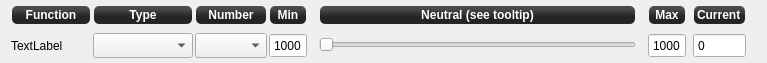
<?xml version="1.0" encoding="UTF-8"?>
<ui version="4.0">
 <class>inputChannelForm</class>
 <widget class="QWidget" name="inputChannelForm">
  <property name="geometry">
   <rect>
    <x>0</x>
    <y>0</y>
    <width>767</width>
    <height>63</height>
   </rect>
  </property>
  <property name="windowTitle">
   <string>Form</string>
  </property>
  <layout class="QGridLayout" name="gridLayout">
   <property name="topMargin">
    <number>1</number>
   </property>
   <property name="bottomMargin">
    <number>1</number>
   </property>
   <property name="horizontalSpacing">
    <number>2</number>
   </property>
   <property name="verticalSpacing">
    <number>0</number>
   </property>
   <item row="2" column="5">
    <spacer name="horizontalSpacer">
     <property name="orientation">
      <enum>Qt::Horizontal</enum>
     </property>
     <property name="sizeType">
      <enum>QSizePolicy::Fixed</enum>
     </property>
     <property name="sizeHint" stdset="0">
      <size>
       <width>10</width>
       <height>20</height>
      </size>
     </property>
    </spacer>
   </item>
   <item row="2" column="4">
    <widget class="QSpinBox" name="channelMin">
     <property name="minimumSize">
      <size>
       <width>0</width>
       <height>25</height>
      </size>
     </property>
     <property name="focusPolicy">
      <enum>Qt::StrongFocus</enum>
     </property>
     <property name="toolTip">
      <string>Set minimum input value</string>
     </property>
     <property name="buttonSymbols">
      <enum>QAbstractSpinBox::NoButtons</enum>
     </property>
     <property name="maximum">
      <number>9999</number>
     </property>
     <property name="value">
      <number>1000</number>
     </property>
    </widget>
   </item>
   <item row="2" column="3">
    <widget class="QComboBox" name="channelNumberDropdown">
     <property name="sizePolicy">
      <sizepolicy hsizetype="Maximum" vsizetype="Fixed">
       <horstretch>4</horstretch>
       <verstretch>0</verstretch>
      </sizepolicy>
     </property>
     <property name="minimumSize">
      <size>
       <width>0</width>
       <height>25</height>
      </size>
     </property>
     <property name="maximumSize">
      <size>
       <width>80</width>
       <height>16777215</height>
      </size>
     </property>
     <property name="focusPolicy">
      <enum>Qt::StrongFocus</enum>
     </property>
     <property name="toolTip">
      <string>Channel number</string>
     </property>
     <property name="maxVisibleItems">
      <number>7</number>
     </property>
    </widget>
   </item>
   <item row="2" column="2">
    <widget class="QComboBox" name="channelGroup">
     <property name="sizePolicy">
      <sizepolicy hsizetype="Maximum" vsizetype="Fixed">
       <horstretch>6</horstretch>
       <verstretch>0</verstretch>
      </sizepolicy>
     </property>
     <property name="minimumSize">
      <size>
       <width>0</width>
       <height>25</height>
      </size>
     </property>
     <property name="maximumSize">
      <size>
       <width>100</width>
       <height>16777215</height>
      </size>
     </property>
     <property name="focusPolicy">
      <enum>Qt::StrongFocus</enum>
     </property>
     <property name="toolTip">
      <string>Channel input type</string>
     </property>
    </widget>
   </item>
   <item row="2" column="7">
    <spacer name="horizontalSpacer_2">
     <property name="orientation">
      <enum>Qt::Horizontal</enum>
     </property>
     <property name="sizeType">
      <enum>QSizePolicy::Fixed</enum>
     </property>
     <property name="sizeHint" stdset="0">
      <size>
       <width>10</width>
       <height>20</height>
      </size>
     </property>
    </spacer>
   </item>
   <item row="2" column="1">
    <widget class="QLabel" name="channelName">
     <property name="sizePolicy">
      <sizepolicy hsizetype="Minimum" vsizetype="Preferred">
       <horstretch>0</horstretch>
       <verstretch>0</verstretch>
      </sizepolicy>
     </property>
     <property name="minimumSize">
      <size>
       <width>80</width>
       <height>25</height>
      </size>
     </property>
     <property name="text">
      <string>TextLabel</string>
     </property>
    </widget>
   </item>
   <item row="0" column="8">
    <widget class="QLabel" name="legend5">
     <property name="enabled">
      <bool>true</bool>
     </property>
     <property name="sizePolicy">
      <sizepolicy hsizetype="Minimum" vsizetype="Fixed">
       <horstretch>0</horstretch>
       <verstretch>0</verstretch>
      </sizepolicy>
     </property>
     <property name="minimumSize">
      <size>
       <width>0</width>
       <height>20</height>
      </size>
     </property>
     <property name="font">
      <font>
       <weight>75</weight>
       <italic>false</italic>
       <bold>true</bold>
      </font>
     </property>
     <property name="styleSheet">
      <string notr="true">background-color: qlineargradient(spread:reflect, x1:0.507, y1:0, x2:0.507, y2:0.772, stop:0.208955 rgba(74, 74, 74, 255), stop:0.78607 rgba(36, 36, 36, 255));
color: rgb(255, 255, 255);
border-radius: 5;
font:bold;
margin:1px;</string>
     </property>
     <property name="text">
      <string>Max</string>
     </property>
     <property name="alignment">
      <set>Qt::AlignCenter</set>
     </property>
    </widget>
   </item>
   <item row="2" column="6">
    <widget class="TextBubbleSlider" name="channelNeutral">
     <property name="sizePolicy">
      <sizepolicy hsizetype="MinimumExpanding" vsizetype="Fixed">
       <horstretch>0</horstretch>
       <verstretch>0</verstretch>
      </sizepolicy>
     </property>
     <property name="minimumSize">
      <size>
       <width>0</width>
       <height>22</height>
      </size>
     </property>
     <property name="focusPolicy">
      <enum>Qt::StrongFocus</enum>
     </property>
     <property name="toolTip">
      <string>&lt;!DOCTYPE HTML PUBLIC &quot;-//W3C//DTD HTML 4.0//EN&quot; &quot;http://www.w3.org/TR/REC-html40/strict.dtd&quot;&gt;
&lt;html&gt;&lt;head&gt;&lt;meta name=&quot;qrichtext&quot; content=&quot;1&quot; /&gt;&lt;style type=&quot;text/css&quot;&gt;
p, li { white-space: pre-wrap; }
&lt;/style&gt;&lt;/head&gt;&lt;body style=&quot; font-family:'Lucida Grande'; font-size:13pt; font-weight:400; font-style:normal;&quot;&gt;
&lt;p style=&quot; margin-top:12px; margin-bottom:12px; margin-left:0px; margin-right:0px; -qt-block-indent:0; text-indent:0px;&quot;&gt;Set input value neutral point.&lt;br /&gt;Input values below this point are scaled from -1 to 0. &lt;br /&gt;Input values above this point are scaled from 0 to +1. &lt;/p&gt;
&lt;p style=&quot; margin-top:12px; margin-bottom:12px; margin-left:0px; margin-right:0px; -qt-block-indent:0; text-indent:0px;&quot;&gt;For &lt;span style=&quot; font-weight:600;&quot;&gt;throttle input&lt;/span&gt;, the neutral value should be only several tens of ms greater than the minimum input.&lt;br /&gt;For &lt;span style=&quot; font-weight:600;&quot;&gt;all other inputs&lt;/span&gt;, the neutral value should be the input value when the control stick is centered.&lt;/p&gt;&lt;/body&gt;&lt;/html&gt;</string>
     </property>
     <property name="orientation">
      <enum>Qt::Horizontal</enum>
     </property>
    </widget>
   </item>
   <item row="2" column="8">
    <widget class="QSpinBox" name="channelMax">
     <property name="minimumSize">
      <size>
       <width>0</width>
       <height>25</height>
      </size>
     </property>
     <property name="focusPolicy">
      <enum>Qt::StrongFocus</enum>
     </property>
     <property name="toolTip">
      <string>Set maximum input value</string>
     </property>
     <property name="buttonSymbols">
      <enum>QAbstractSpinBox::NoButtons</enum>
     </property>
     <property name="maximum">
      <number>9999</number>
     </property>
     <property name="value">
      <number>1000</number>
     </property>
    </widget>
   </item>
   <item row="0" column="6">
    <widget class="QLabel" name="legend4">
     <property name="enabled">
      <bool>true</bool>
     </property>
     <property name="sizePolicy">
      <sizepolicy hsizetype="Expanding" vsizetype="Fixed">
       <horstretch>0</horstretch>
       <verstretch>0</verstretch>
      </sizepolicy>
     </property>
     <property name="minimumSize">
      <size>
       <width>0</width>
       <height>20</height>
      </size>
     </property>
     <property name="font">
      <font>
       <weight>75</weight>
       <italic>false</italic>
       <bold>true</bold>
      </font>
     </property>
     <property name="styleSheet">
      <string notr="true">background-color: qlineargradient(spread:reflect, x1:0.507, y1:0, x2:0.507, y2:0.772, stop:0.208955 rgba(74, 74, 74, 255), stop:0.78607 rgba(36, 36, 36, 255));
color: rgb(255, 255, 255);
border-radius: 5;
font:bold;
margin:1px;</string>
     </property>
     <property name="text">
      <string>Neutral (see tooltip)</string>
     </property>
     <property name="alignment">
      <set>Qt::AlignCenter</set>
     </property>
    </widget>
   </item>
   <item row="0" column="2">
    <widget class="QLabel" name="legend1">
     <property name="enabled">
      <bool>true</bool>
     </property>
     <property name="sizePolicy">
      <sizepolicy hsizetype="Minimum" vsizetype="Fixed">
       <horstretch>0</horstretch>
       <verstretch>0</verstretch>
      </sizepolicy>
     </property>
     <property name="minimumSize">
      <size>
       <width>0</width>
       <height>20</height>
      </size>
     </property>
     <property name="font">
      <font>
       <weight>75</weight>
       <italic>false</italic>
       <bold>true</bold>
      </font>
     </property>
     <property name="styleSheet">
      <string notr="true">background-color: qlineargradient(spread:reflect, x1:0.507, y1:0, x2:0.507, y2:0.772, stop:0.208955 rgba(74, 74, 74, 255), stop:0.78607 rgba(36, 36, 36, 255));
color: rgb(255, 255, 255);
border-radius: 5;
font:bold;
margin:1px;</string>
     </property>
     <property name="text">
      <string>Type</string>
     </property>
     <property name="alignment">
      <set>Qt::AlignCenter</set>
     </property>
    </widget>
   </item>
   <item row="0" column="1">
    <widget class="QLabel" name="legend0">
     <property name="enabled">
      <bool>true</bool>
     </property>
     <property name="sizePolicy">
      <sizepolicy hsizetype="Minimum" vsizetype="Fixed">
       <horstretch>0</horstretch>
       <verstretch>0</verstretch>
      </sizepolicy>
     </property>
     <property name="minimumSize">
      <size>
       <width>0</width>
       <height>20</height>
      </size>
     </property>
     <property name="font">
      <font>
       <weight>75</weight>
       <italic>false</italic>
       <bold>true</bold>
      </font>
     </property>
     <property name="styleSheet">
      <string notr="true">background-color: qlineargradient(spread:reflect, x1:0.507, y1:0, x2:0.507, y2:0.772, stop:0.208955 rgba(74, 74, 74, 255), stop:0.78607 rgba(36, 36, 36, 255));
color: rgb(255, 255, 255);
border-radius: 5;
font:bold;
margin:1px;</string>
     </property>
     <property name="text">
      <string>Function</string>
     </property>
     <property name="alignment">
      <set>Qt::AlignCenter</set>
     </property>
    </widget>
   </item>
   <item row="1" column="3">
    <widget class="QSpinBox" name="channelNumber">
     <property name="enabled">
      <bool>true</bool>
     </property>
     <property name="maximumSize">
      <size>
       <width>0</width>
       <height>0</height>
      </size>
     </property>
    </widget>
   </item>
   <item row="0" column="3">
    <widget class="QLabel" name="legend2">
     <property name="enabled">
      <bool>true</bool>
     </property>
     <property name="sizePolicy">
      <sizepolicy hsizetype="Minimum" vsizetype="Fixed">
       <horstretch>0</horstretch>
       <verstretch>0</verstretch>
      </sizepolicy>
     </property>
     <property name="minimumSize">
      <size>
       <width>0</width>
       <height>20</height>
      </size>
     </property>
     <property name="font">
      <font>
       <weight>75</weight>
       <italic>false</italic>
       <bold>true</bold>
      </font>
     </property>
     <property name="styleSheet">
      <string notr="true">background-color: qlineargradient(spread:reflect, x1:0.507, y1:0, x2:0.507, y2:0.772, stop:0.208955 rgba(74, 74, 74, 255), stop:0.78607 rgba(36, 36, 36, 255));
color: rgb(255, 255, 255);
border-radius: 5;
font:bold;
margin:1px;</string>
     </property>
     <property name="text">
      <string>Number</string>
     </property>
     <property name="alignment">
      <set>Qt::AlignCenter</set>
     </property>
    </widget>
   </item>
   <item row="2" column="11">
    <spacer name="horizontalSpacer_4">
     <property name="orientation">
      <enum>Qt::Horizontal</enum>
     </property>
     <property name="sizeType">
      <enum>QSizePolicy::Fixed</enum>
     </property>
     <property name="sizeHint" stdset="0">
      <size>
       <width>10</width>
       <height>20</height>
      </size>
     </property>
    </spacer>
   </item>
   <item row="0" column="4">
    <widget class="QLabel" name="legend3">
     <property name="enabled">
      <bool>true</bool>
     </property>
     <property name="sizePolicy">
      <sizepolicy hsizetype="Minimum" vsizetype="Fixed">
       <horstretch>0</horstretch>
       <verstretch>0</verstretch>
      </sizepolicy>
     </property>
     <property name="minimumSize">
      <size>
       <width>0</width>
       <height>20</height>
      </size>
     </property>
     <property name="font">
      <font>
       <weight>75</weight>
       <italic>false</italic>
       <bold>true</bold>
      </font>
     </property>
     <property name="styleSheet">
      <string notr="true">background-color: qlineargradient(spread:reflect, x1:0.507, y1:0, x2:0.507, y2:0.772, stop:0.208955 rgba(74, 74, 74, 255), stop:0.78607 rgba(36, 36, 36, 255));
color: rgb(255, 255, 255);
border-radius: 5;
font:bold;
margin:1px;</string>
     </property>
     <property name="text">
      <string>Min</string>
     </property>
     <property name="alignment">
      <set>Qt::AlignCenter</set>
     </property>
    </widget>
   </item>
   <item row="2" column="10">
    <widget class="QSpinBox" name="channelCurrent">
     <property name="minimumSize">
      <size>
       <width>0</width>
       <height>25</height>
      </size>
     </property>
     <property name="readOnly">
      <bool>true</bool>
     </property>
     <property name="buttonSymbols">
      <enum>QAbstractSpinBox::NoButtons</enum>
     </property>
     <property name="maximum">
      <number>65536</number>
     </property>
    </widget>
   </item>
   <item row="0" column="10">
    <widget class="QLabel" name="legend6">
     <property name="styleSheet">
      <string notr="true">background-color: qlineargradient(spread:reflect, x1:0.507, y1:0, x2:0.507, y2:0.772, stop:0.208955 rgba(74, 74, 74, 255), stop:0.78607 rgba(36, 36, 36, 255));
color: rgb(255, 255, 255);
border-radius: 5;
font:bold;
margin:1px;</string>
     </property>
     <property name="text">
      <string>Current</string>
     </property>
    </widget>
   </item>
   <item row="2" column="9">
    <spacer name="horizontalSpacer_3">
     <property name="orientation">
      <enum>Qt::Horizontal</enum>
     </property>
     <property name="sizeType">
      <enum>QSizePolicy::Fixed</enum>
     </property>
     <property name="sizeHint" stdset="0">
      <size>
       <width>5</width>
       <height>20</height>
      </size>
     </property>
    </spacer>
   </item>
  </layout>
 </widget>
 <customwidgets>
  <customwidget>
   <class>TextBubbleSlider</class>
   <extends>QSlider</extends>
   <header>textbubbleslider.h</header>
  </customwidget>
 </customwidgets>
 <tabstops>
  <tabstop>channelGroup</tabstop>
  <tabstop>channelNumberDropdown</tabstop>
  <tabstop>channelNumber</tabstop>
  <tabstop>channelMin</tabstop>
  <tabstop>channelNeutral</tabstop>
  <tabstop>channelMax</tabstop>
 </tabstops>
 <resources/>
 <connections/>
</ui>
